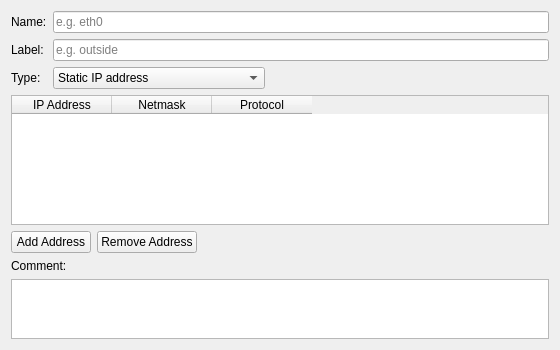
<?xml version="1.0" encoding="UTF-8"?>
<ui version="4.0">
 <class>InterfaceEditorWidget</class>
 <widget class="QWidget" name="InterfaceEditorWidget">
  <property name="geometry">
   <rect>
    <x>0</x>
    <y>0</y>
    <width>560</width>
    <height>350</height>
   </rect>
  </property>
  <layout class="QVBoxLayout" name="verticalLayout">
   <item>
    <layout class="QFormLayout" name="formLayout">
     <property name="fieldGrowthPolicy">
      <enum>QFormLayout::FieldGrowthPolicy::ExpandingFieldsGrow</enum>
     </property>
     <item row="0" column="0">
      <widget class="QLabel" name="nameLabel">
       <property name="text">
        <string>Name:</string>
       </property>
       <property name="toolTip">
        <string>Name of the physical interface (e.g. eth0, ens192, bond0). This must match the actual interface name on the host.</string>
       </property>
      </widget>
     </item>
     <item row="0" column="1">
      <widget class="QLineEdit" name="ifaceName">
       <property name="toolTip">
        <string>Name of the physical interface (e.g. eth0, ens192, bond0). This must match the actual interface name on the host.</string>
       </property>
       <property name="placeholderText">
        <string>e.g. eth0</string>
       </property>
      </widget>
     </item>
     <item row="1" column="0">
      <widget class="QLabel" name="labelLabel">
       <property name="text">
        <string>Label:</string>
       </property>
       <property name="toolTip">
        <string>Optional user-friendly label describing the role of this interface (e.g. outside, inside, dmz).</string>
       </property>
      </widget>
     </item>
     <item row="1" column="1">
      <widget class="QLineEdit" name="ifaceLabel">
       <property name="toolTip">
        <string>Optional user-friendly label describing the role of this interface (e.g. outside, inside, dmz).</string>
       </property>
       <property name="placeholderText">
        <string>e.g. outside</string>
       </property>
      </widget>
     </item>
     <item row="2" column="0">
      <widget class="QLabel" name="typeLabel">
       <property name="text">
        <string>Type:</string>
       </property>
       <property name="toolTip">
        <string>Select how this interface obtains its IP address. Static: configure addresses below. Dynamic: gets address via DHCP or PPP. Unnumbered: no IP address (e.g. tunnel endpoint).</string>
       </property>
      </widget>
     </item>
     <item row="2" column="1">
      <widget class="QComboBox" name="ifaceType">
       <property name="toolTip">
        <string>Select how this interface obtains its IP address. Static: configure addresses below. Dynamic: gets address via DHCP or PPP. Unnumbered: no IP address (e.g. tunnel endpoint).</string>
       </property>
       <item>
        <property name="text">
         <string>Static IP address</string>
        </property>
       </item>
       <item>
        <property name="text">
         <string>Dynamic IP address (DHCP/PPP)</string>
        </property>
       </item>
       <item>
        <property name="text">
         <string>Unnumbered interface</string>
        </property>
       </item>
      </widget>
     </item>
    </layout>
   </item>
   <item>
    <widget class="QTableWidget" name="addressTable">
     <property name="toolTip">
      <string>IP addresses assigned to this interface. Add rows with the &quot;Add Address&quot; button below.</string>
     </property>
     <property name="selectionMode">
      <enum>QAbstractItemView::SelectionMode::SingleSelection</enum>
     </property>
     <property name="selectionBehavior">
      <enum>QAbstractItemView::SelectionBehavior::SelectRows</enum>
     </property>
     <property name="columnCount">
      <number>3</number>
     </property>
     <column>
      <property name="text">
       <string>IP Address</string>
      </property>
      <property name="toolTip">
       <string>IP address (e.g. 192.168.1.1 or 2001:db8::1)</string>
      </property>
     </column>
     <column>
      <property name="text">
       <string>Netmask</string>
      </property>
      <property name="toolTip">
       <string>Netmask in CIDR notation (e.g. 24) or dotted notation (e.g. 255.255.255.0)</string>
      </property>
     </column>
     <column>
      <property name="text">
       <string>Protocol</string>
      </property>
      <property name="toolTip">
       <string>Address family: IPv4 or IPv6</string>
      </property>
     </column>
    </widget>
   </item>
   <item>
    <layout class="QHBoxLayout" name="addressButtonLayout">
     <item>
      <widget class="QPushButton" name="addAddressButton">
       <property name="text">
        <string>Add Address</string>
       </property>
       <property name="toolTip">
        <string>Add a new IP address row for this interface</string>
       </property>
      </widget>
     </item>
     <item>
      <widget class="QPushButton" name="removeAddressButton">
       <property name="text">
        <string>Remove Address</string>
       </property>
       <property name="toolTip">
        <string>Remove the selected IP address row</string>
       </property>
      </widget>
     </item>
     <item>
      <spacer name="addressSpacer">
       <property name="orientation">
        <enum>Qt::Orientation::Horizontal</enum>
       </property>
       <property name="sizeHint" stdset="0">
        <size>
         <width>40</width>
         <height>20</height>
        </size>
       </property>
      </spacer>
     </item>
    </layout>
   </item>
   <item>
    <widget class="QLabel" name="commentLabel">
     <property name="text">
      <string>Comment:</string>
     </property>
    </widget>
   </item>
   <item>
    <widget class="QPlainTextEdit" name="ifaceComment">
     <property name="toolTip">
      <string>Optional comment for this interface</string>
     </property>
     <property name="maximumSize">
      <size>
       <width>16777215</width>
       <height>60</height>
      </size>
     </property>
    </widget>
   </item>
  </layout>
 </widget>
 <resources/>
 <connections/>
</ui>
